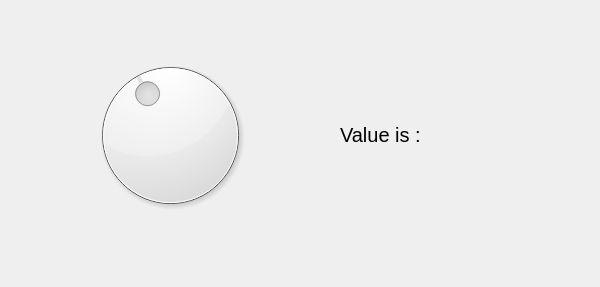
<?xml version="1.0" encoding="UTF-8"?>
<ui version="4.0">
 <class>QDialExample</class>
 <widget class="QDialog" name="QDialExample">
  <property name="geometry">
   <rect>
    <x>0</x>
    <y>0</y>
    <width>600</width>
    <height>287</height>
   </rect>
  </property>
  <property name="font">
   <font>
    <pointsize>20</pointsize>
   </font>
  </property>
  <property name="windowTitle">
   <string>Dialog</string>
  </property>
  <property name="windowIcon">
   <iconset>
    <normaloff>Resources/cut.jpg</normaloff>Resources/cut.jpg</iconset>
  </property>
  <widget class="QDial" name="dial">
   <property name="geometry">
    <rect>
     <x>40</x>
     <y>50</y>
     <width>261</width>
     <height>171</height>
    </rect>
   </property>
   <property name="value">
    <number>40</number>
   </property>
  </widget>
  <widget class="QLabel" name="label">
   <property name="geometry">
    <rect>
     <x>340</x>
     <y>100</y>
     <width>141</width>
     <height>71</height>
    </rect>
   </property>
   <property name="font">
    <font>
     <family>Arial</family>
     <pointsize>15</pointsize>
    </font>
   </property>
   <property name="text">
    <string>Value is :</string>
   </property>
   <property name="textFormat">
    <enum>Qt::RichText</enum>
   </property>
  </widget>
 </widget>
 <resources/>
 <connections/>
</ui>
